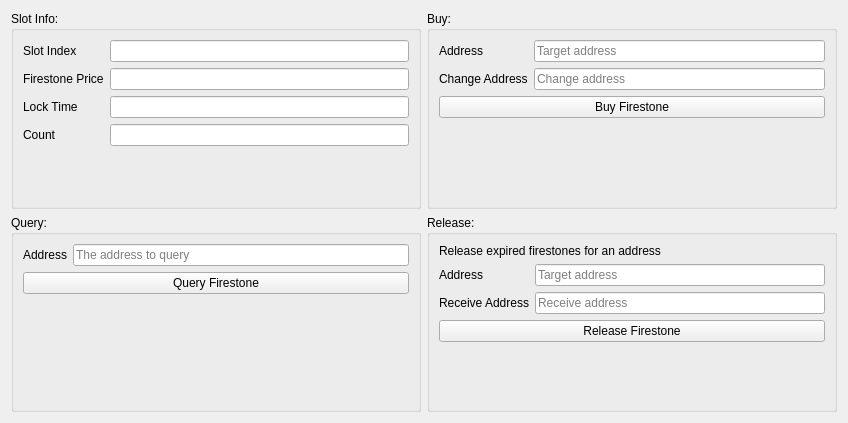
<?xml version="1.0" encoding="UTF-8"?>
<ui version="4.0">
 <class>FirestoneInfoPage</class>
 <widget class="QWidget" name="FirestoneInfoPage">
  <property name="geometry">
   <rect>
    <x>0</x>
    <y>0</y>
    <width>848</width>
    <height>423</height>
   </rect>
  </property>
  <property name="windowTitle">
   <string>Form</string>
  </property>
  <layout class="QHBoxLayout" name="horizontalLayout">
   <item>
    <layout class="QGridLayout" name="gridLayout" rowstretch="1,1" columnstretch="1,1">
     <item row="0" column="0">
      <widget class="QGroupBox" name="groupBox">
       <property name="title">
        <string>Slot Info:</string>
       </property>
       <layout class="QVBoxLayout" name="verticalLayout">
        <item>
         <layout class="QFormLayout" name="formLayout">
          <property name="fieldGrowthPolicy">
           <enum>QFormLayout::AllNonFixedFieldsGrow</enum>
          </property>
          <item row="0" column="0">
           <widget class="QLabel" name="slotIndexLabel">
            <property name="text">
             <string>Slot Index</string>
            </property>
           </widget>
          </item>
          <item row="0" column="1">
           <widget class="QLineEdit" name="ebSlotIdx">
            <property name="palette">
             <palette>
              <active>
               <colorrole role="Text">
                <brush brushstyle="SolidPattern">
                 <color alpha="255">
                  <red>252</red>
                  <green>1</green>
                  <blue>7</blue>
                 </color>
                </brush>
               </colorrole>
               <colorrole role="PlaceholderText">
                <brush brushstyle="SolidPattern">
                 <color alpha="128">
                  <red>229</red>
                  <green>0</green>
                  <blue>70</blue>
                 </color>
                </brush>
               </colorrole>
              </active>
              <inactive>
               <colorrole role="Text">
                <brush brushstyle="SolidPattern">
                 <color alpha="255">
                  <red>252</red>
                  <green>1</green>
                  <blue>7</blue>
                 </color>
                </brush>
               </colorrole>
               <colorrole role="PlaceholderText">
                <brush brushstyle="SolidPattern">
                 <color alpha="128">
                  <red>229</red>
                  <green>0</green>
                  <blue>70</blue>
                 </color>
                </brush>
               </colorrole>
              </inactive>
              <disabled>
               <colorrole role="Text">
                <brush brushstyle="SolidPattern">
                 <color alpha="96">
                  <red>164</red>
                  <green>166</green>
                  <blue>168</blue>
                 </color>
                </brush>
               </colorrole>
               <colorrole role="PlaceholderText">
                <brush brushstyle="SolidPattern">
                 <color alpha="128">
                  <red>208</red>
                  <green>208</green>
                  <blue>208</blue>
                 </color>
                </brush>
               </colorrole>
              </disabled>
             </palette>
            </property>
            <property name="readOnly">
             <bool>true</bool>
            </property>
           </widget>
          </item>
          <item row="1" column="0">
           <widget class="QLabel" name="firestonePriceLabel">
            <property name="text">
             <string>Firestone Price</string>
            </property>
           </widget>
          </item>
          <item row="1" column="1">
           <widget class="QLineEdit" name="ebFireStonePrice">
            <property name="palette">
             <palette>
              <active>
               <colorrole role="Text">
                <brush brushstyle="SolidPattern">
                 <color alpha="255">
                  <red>252</red>
                  <green>1</green>
                  <blue>7</blue>
                 </color>
                </brush>
               </colorrole>
               <colorrole role="PlaceholderText">
                <brush brushstyle="SolidPattern">
                 <color alpha="128">
                  <red>252</red>
                  <green>1</green>
                  <blue>7</blue>
                 </color>
                </brush>
               </colorrole>
              </active>
              <inactive>
               <colorrole role="Text">
                <brush brushstyle="SolidPattern">
                 <color alpha="255">
                  <red>252</red>
                  <green>1</green>
                  <blue>7</blue>
                 </color>
                </brush>
               </colorrole>
               <colorrole role="PlaceholderText">
                <brush brushstyle="SolidPattern">
                 <color alpha="128">
                  <red>252</red>
                  <green>1</green>
                  <blue>7</blue>
                 </color>
                </brush>
               </colorrole>
              </inactive>
              <disabled>
               <colorrole role="Text">
                <brush brushstyle="SolidPattern">
                 <color alpha="96">
                  <red>164</red>
                  <green>166</green>
                  <blue>168</blue>
                 </color>
                </brush>
               </colorrole>
               <colorrole role="PlaceholderText">
                <brush brushstyle="SolidPattern">
                 <color alpha="128">
                  <red>208</red>
                  <green>208</green>
                  <blue>208</blue>
                 </color>
                </brush>
               </colorrole>
              </disabled>
             </palette>
            </property>
            <property name="readOnly">
             <bool>true</bool>
            </property>
           </widget>
          </item>
          <item row="2" column="0">
           <widget class="QLabel" name="lockTimeLabel">
            <property name="text">
             <string>Lock Time</string>
            </property>
           </widget>
          </item>
          <item row="2" column="1">
           <widget class="QLineEdit" name="ebLockTime">
            <property name="palette">
             <palette>
              <active>
               <colorrole role="Text">
                <brush brushstyle="SolidPattern">
                 <color alpha="255">
                  <red>252</red>
                  <green>1</green>
                  <blue>7</blue>
                 </color>
                </brush>
               </colorrole>
               <colorrole role="PlaceholderText">
                <brush brushstyle="SolidPattern">
                 <color alpha="128">
                  <red>252</red>
                  <green>1</green>
                  <blue>7</blue>
                 </color>
                </brush>
               </colorrole>
              </active>
              <inactive>
               <colorrole role="Text">
                <brush brushstyle="SolidPattern">
                 <color alpha="255">
                  <red>252</red>
                  <green>1</green>
                  <blue>7</blue>
                 </color>
                </brush>
               </colorrole>
               <colorrole role="PlaceholderText">
                <brush brushstyle="SolidPattern">
                 <color alpha="128">
                  <red>252</red>
                  <green>1</green>
                  <blue>7</blue>
                 </color>
                </brush>
               </colorrole>
              </inactive>
              <disabled>
               <colorrole role="Text">
                <brush brushstyle="SolidPattern">
                 <color alpha="96">
                  <red>164</red>
                  <green>166</green>
                  <blue>168</blue>
                 </color>
                </brush>
               </colorrole>
               <colorrole role="PlaceholderText">
                <brush brushstyle="SolidPattern">
                 <color alpha="128">
                  <red>208</red>
                  <green>208</green>
                  <blue>208</blue>
                 </color>
                </brush>
               </colorrole>
              </disabled>
             </palette>
            </property>
            <property name="readOnly">
             <bool>true</bool>
            </property>
           </widget>
          </item>
          <item row="3" column="0">
           <widget class="QLabel" name="countLabel">
            <property name="text">
             <string>Count</string>
            </property>
           </widget>
          </item>
          <item row="3" column="1">
           <widget class="QLineEdit" name="ebFirestoneCount">
            <property name="palette">
             <palette>
              <active>
               <colorrole role="Text">
                <brush brushstyle="SolidPattern">
                 <color alpha="255">
                  <red>252</red>
                  <green>1</green>
                  <blue>7</blue>
                 </color>
                </brush>
               </colorrole>
               <colorrole role="PlaceholderText">
                <brush brushstyle="SolidPattern">
                 <color alpha="128">
                  <red>252</red>
                  <green>1</green>
                  <blue>7</blue>
                 </color>
                </brush>
               </colorrole>
              </active>
              <inactive>
               <colorrole role="Text">
                <brush brushstyle="SolidPattern">
                 <color alpha="255">
                  <red>252</red>
                  <green>1</green>
                  <blue>7</blue>
                 </color>
                </brush>
               </colorrole>
               <colorrole role="PlaceholderText">
                <brush brushstyle="SolidPattern">
                 <color alpha="128">
                  <red>252</red>
                  <green>1</green>
                  <blue>7</blue>
                 </color>
                </brush>
               </colorrole>
              </inactive>
              <disabled>
               <colorrole role="Text">
                <brush brushstyle="SolidPattern">
                 <color alpha="96">
                  <red>164</red>
                  <green>166</green>
                  <blue>168</blue>
                 </color>
                </brush>
               </colorrole>
               <colorrole role="PlaceholderText">
                <brush brushstyle="SolidPattern">
                 <color alpha="128">
                  <red>208</red>
                  <green>208</green>
                  <blue>208</blue>
                 </color>
                </brush>
               </colorrole>
              </disabled>
             </palette>
            </property>
            <property name="readOnly">
             <bool>true</bool>
            </property>
           </widget>
          </item>
         </layout>
        </item>
        <item>
         <spacer name="verticalSpacer_4">
          <property name="orientation">
           <enum>Qt::Vertical</enum>
          </property>
          <property name="sizeHint" stdset="0">
           <size>
            <width>20</width>
            <height>40</height>
           </size>
          </property>
         </spacer>
        </item>
       </layout>
      </widget>
     </item>
     <item row="0" column="1">
      <widget class="QGroupBox" name="groupBox_2">
       <property name="sizeIncrement">
        <size>
         <width>1</width>
         <height>1</height>
        </size>
       </property>
       <property name="title">
        <string>Buy:</string>
       </property>
       <layout class="QVBoxLayout" name="verticalLayout_2">
        <item>
         <layout class="QFormLayout" name="formLayout_2">
          <property name="fieldGrowthPolicy">
           <enum>QFormLayout::AllNonFixedFieldsGrow</enum>
          </property>
          <item row="0" column="0">
           <widget class="QLabel" name="addressLabel">
            <property name="text">
             <string>Address</string>
            </property>
           </widget>
          </item>
          <item row="0" column="1">
           <widget class="QLineEdit" name="ebBuyAddress">
            <property name="placeholderText">
             <string>Target address</string>
            </property>
           </widget>
          </item>
          <item row="1" column="0">
           <widget class="QLabel" name="changeAddressLabel">
            <property name="text">
             <string>Change Address</string>
            </property>
           </widget>
          </item>
          <item row="1" column="1">
           <widget class="QLineEdit" name="ebChangeAddress">
            <property name="placeholderText">
             <string>Change address</string>
            </property>
           </widget>
          </item>
         </layout>
        </item>
        <item>
         <widget class="QPushButton" name="btnBuy">
          <property name="text">
           <string>Buy Firestone</string>
          </property>
         </widget>
        </item>
        <item>
         <spacer name="verticalSpacer_3">
          <property name="orientation">
           <enum>Qt::Vertical</enum>
          </property>
          <property name="sizeHint" stdset="0">
           <size>
            <width>20</width>
            <height>40</height>
           </size>
          </property>
         </spacer>
        </item>
       </layout>
      </widget>
     </item>
     <item row="1" column="0">
      <widget class="QGroupBox" name="groupBox_4">
       <property name="title">
        <string>Query:</string>
       </property>
       <layout class="QVBoxLayout" name="verticalLayout_4">
        <item>
         <layout class="QFormLayout" name="formLayout_7">
          <property name="fieldGrowthPolicy">
           <enum>QFormLayout::AllNonFixedFieldsGrow</enum>
          </property>
          <item row="0" column="0">
           <widget class="QLabel" name="addressLabel_3">
            <property name="text">
             <string>Address</string>
            </property>
           </widget>
          </item>
          <item row="0" column="1">
           <widget class="QLineEdit" name="ebQueryAddress">
            <property name="inputMask">
             <string/>
            </property>
            <property name="text">
             <string/>
            </property>
            <property name="placeholderText">
             <string>The address to query</string>
            </property>
           </widget>
          </item>
         </layout>
        </item>
        <item>
         <widget class="QPushButton" name="btnQuery">
          <property name="text">
           <string>Query Firestone</string>
          </property>
         </widget>
        </item>
        <item>
         <spacer name="verticalSpacer">
          <property name="orientation">
           <enum>Qt::Vertical</enum>
          </property>
          <property name="sizeHint" stdset="0">
           <size>
            <width>20</width>
            <height>40</height>
           </size>
          </property>
         </spacer>
        </item>
       </layout>
      </widget>
     </item>
     <item row="1" column="1">
      <widget class="QGroupBox" name="groupBox_3">
       <property name="title">
        <string>Release:</string>
       </property>
       <layout class="QVBoxLayout" name="verticalLayout_3">
        <item>
         <widget class="QLabel" name="label">
          <property name="text">
           <string>Release expired firestones for an address</string>
          </property>
         </widget>
        </item>
        <item>
         <layout class="QFormLayout" name="formLayout_4">
          <property name="fieldGrowthPolicy">
           <enum>QFormLayout::AllNonFixedFieldsGrow</enum>
          </property>
          <item row="0" column="0">
           <widget class="QLabel" name="addressLabel_2">
            <property name="text">
             <string>Address</string>
            </property>
           </widget>
          </item>
          <item row="0" column="1">
           <widget class="QLineEdit" name="ebReleaseAddress">
            <property name="placeholderText">
             <string>Target address</string>
            </property>
           </widget>
          </item>
          <item row="1" column="0">
           <widget class="QLabel" name="refundAddressLabel">
            <property name="text">
             <string>Receive Address</string>
            </property>
           </widget>
          </item>
          <item row="1" column="1">
           <widget class="QLineEdit" name="ebRefundAddress">
            <property name="placeholderText">
             <string>Receive address</string>
            </property>
           </widget>
          </item>
         </layout>
        </item>
        <item>
         <widget class="QPushButton" name="btnRelease">
          <property name="text">
           <string>Release Firestone</string>
          </property>
         </widget>
        </item>
        <item>
         <spacer name="verticalSpacer_2">
          <property name="orientation">
           <enum>Qt::Vertical</enum>
          </property>
          <property name="sizeHint" stdset="0">
           <size>
            <width>20</width>
            <height>40</height>
           </size>
          </property>
         </spacer>
        </item>
       </layout>
      </widget>
     </item>
    </layout>
   </item>
  </layout>
 </widget>
 <tabstops>
  <tabstop>ebSlotIdx</tabstop>
  <tabstop>ebFireStonePrice</tabstop>
  <tabstop>ebLockTime</tabstop>
  <tabstop>ebFirestoneCount</tabstop>
  <tabstop>ebQueryAddress</tabstop>
  <tabstop>btnQuery</tabstop>
  <tabstop>ebBuyAddress</tabstop>
  <tabstop>ebChangeAddress</tabstop>
  <tabstop>btnBuy</tabstop>
  <tabstop>ebReleaseAddress</tabstop>
  <tabstop>ebRefundAddress</tabstop>
  <tabstop>btnRelease</tabstop>
 </tabstops>
 <resources/>
 <connections/>
</ui>
